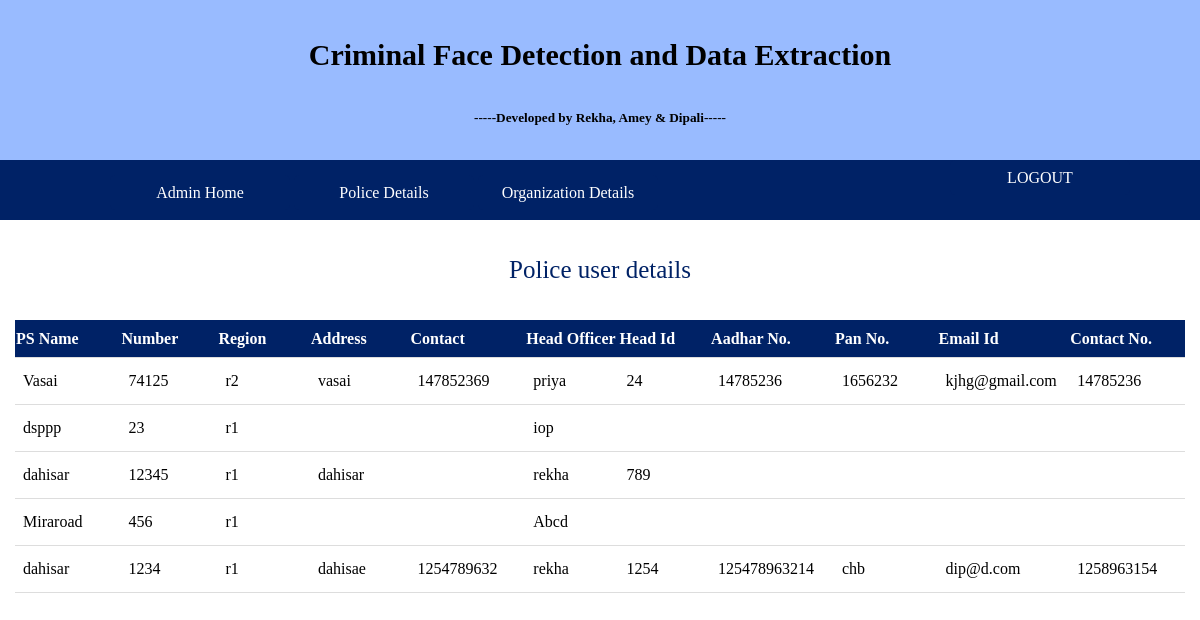
Page /admin_user2det on the earlier database version.
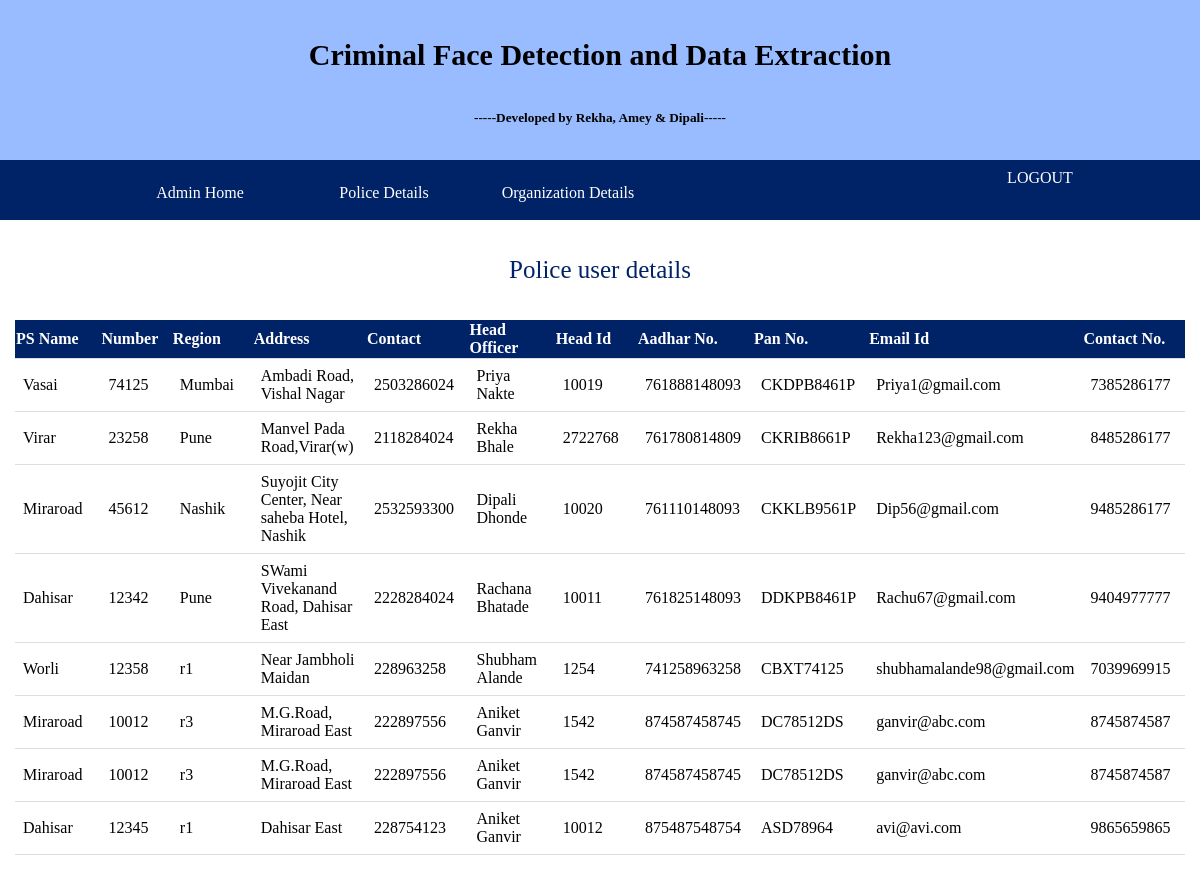
Same page on the later database version.
### tables this page shows
CREATE TABLE "police_reg" (
	`name_of_police_stn`	TEXT,
	`police_stn_no`	INTEGER,
	`region1`	TEXT,
	`address_ps`	TEXT,
	`ps_phone1`	INTEGER,
	`head_officer`	TEXT,
	`head_id`	INTEGER,
	`head_aadhar`	INTEGER,
	`head_pan`	INTEGER,
	`head_email`	TEXT,
	`head_mob_no`	NUMERIC,
	`head_user_id1`	TEXT,
	`head_pass1`	BLOB,
	`head_pass21`	TEXT,
	`usertype`	TEXT DEFAULT 'police',
	`status`	INTEGER DEFAULT 'false'
);

### app.py (the view)
@app.route('/admin_user2det')
def show():
    con = sqlite3.connect("database.db")
    con.row_factory = sqlite3.Row
    cur = con.cursor()
    cur.execute("select * from police_reg")
    rows = cur.fetchall();
    return render_template("admin_user2det.html", rows=rows)

### templates/admin_user2det.html (shortened to what this page needs)
{% extends 'layout.html' %}
{% block content %}
   <br><br>
   <p>Police user details</p>
   <br><br>
      <table>
         <thead>
            <th>PS Name</th>
            <th>Number</th>
            <th>Region</th>
            <th>Address</th>
            <th>Contact</th>
            <th>Head Officer</th>
            <th>Head Id</th>
            <th>Aadhar No.</th>
            <th>Pan No.</th>
            <th>Email Id</th>
            <th>Contact No.</th>
         </thead>
         {% for row in rows %}
            <tr>
               <td>{{row["name_of_police_stn"]}}</td>
               <td>{{row["police_stn_no"]}}</td>
               <td> {{ row["region1"]}}</td>
               <td>{{row['address_ps']}}</td>
                <td>{{row["ps_phone1"]}}</td>
               <td>{{row["head_officer"]}}</td>
               <td> {{ row["head_id"]}}</td>
               <td>{{row['head_aadhar']}}</td>
                <td>{{row["head_pan"]}}</td>
               <td>{{row["head_email"]}}</td>
               <td> {{ row["head_mob_no"]}}</td>
            </tr>
         {% endfor %}
      </table>
   <br><br><br><br>
{% endblock %}

### templates/layout.html (shortened to what this page needs)
<!DOCTYPE html>
	<div class="d1">
		<h1>Criminal Face Detection and Data Extraction</h1>
		<h5>-----Developed by Rekha, Amey & Dipali-----</h5>
	</div>
	<div class="d2">
		<ul >
			<li><a href="/admin_home">Admin Home</a></li>
			<li><a href="/admin_user2det">Police Details</a></li>
			<li><a href="/admin_user3det">Organization Details</a></li>
			<li style="float:right; margin-right:70px;"><a href="/logout">LOGOUT</a> </li>
		</ul>
	</div>
<section>
     {% block content %}{% endblock %}
</section>

### templates/layout.html (style rules this page uses)
* { margin:0; }
.d1 { width:100%; height:160px; background-color:#99bbff; color:black; }
h1 { text-align:center; line-height:110px; font-size:30px; text-decoration:bold; }
h5 { text-align:center; }
.d2 { width:100%; height:60px; background-color:#002266; color:white; line-height:65px; }
ul { margin-left:70px; display:block; }
ul li { display:inline-block; width:180px; text-align:center; }
ul li a { display:block; color:white; text-decoration:none; }

### templates/admin_user2det.html (style rules this page uses)
p { text-align:center; font-size:25px; color:#002266; }
table { border-collapse: collapse; margin-left:15px; margin-right:15px; }
tr, td { border-bottom: 1px solid #ddd; text-align: left; padding: 8px; width:120px; }
td { height:30px; }
th { width:120px; background-color: #002266; color: white; height:35px; text-decoration:bold; }
a { display:block; color:white; text-decoration:none; height:35px; line-height:35px; border-radius:5px; text-align:center; background-color: #002266; }

Differences in the rows shown:
removed police_reg: name_of_police_stn "dahisar", police_stn_no "12345", region1 "r1", address_ps "dahisar", head_officer "rekha", head_id "789"
changed police_reg "Vasai": region1 "r2" → "Mumbai"; address_ps "vasai" → "Ambadi Road, Vishal Nagar"; ps_phone1 "147852369" → "2503286024"; head_officer "priya" → "Priya Nakte"; head_id "24" → "10019"; head_aadhar "14785236" → "761888148093"; head_pan "1656232" → "CKDPB8461P"; head_email "kjhg@gmail.com" → "Priya1@gmail.com"; head_mob_no "14785236" → "7385286177"
changed police_reg: name_of_police_stn "dsppp" → "Virar"; police_stn_no "23" → "23258"; region1 "r1" → "Pune"; address_ps (not shown) → "Manvel Pada Road,Virar(w)"; ps_phone1 (not shown) → "2118284024"; head_officer "iop" → "Rekha Bhale"; head_id (not shown) → "2722768"; head_aadhar (not shown) → "761780814809"; head_pan (not shown) → "CKRIB8661P"; head_email (not shown) → "Rekha123@gmail.com"; head_mob_no (not shown) → "8485286177"
changed police_reg: police_stn_no "456" → "45612"; region1 "r1" → "Nashik"; address_ps (not shown) → "Suyojit City Center, Near saheba Hotel, Nashik"; ps_phone1 (not shown) → "2532593300"; head_officer "Abcd" → "Dipali Dhonde"; head_id (not shown) → "10020"; head_aadhar (not shown) → "761110148093"; head_pan (not shown) → "CKKLB9561P"; head_email (not shown) → "Dip56@gmail.com"; head_mob_no (not shown) → "9485286177"
changed police_reg: name_of_police_stn "dahisar" → "Dahisar"; police_stn_no "1234" → "12342"; region1 "r1" → "Pune"; address_ps "dahisae" → "SWami Vivekanand Road, Dahisar East"; ps_phone1 "1254789632" → "2228284024"; head_officer "rekha" → "Rachana Bhatade"; head_id "1254" → "10011"; head_aadhar "125478963214" → "761825148093"; head_pan "chb" → "DDKPB8461P"; head_email "dip@d.com" → "Rachu67@gmail.com"; head_mob_no "1258963154" → "9404977777"
added police_reg: name_of_police_stn "Worli", police_stn_no "12358", region1 "r1", address_ps "Near Jambholi Maidan", ps_phone1 "228963258", head_officer "Shubham Alande", head_id "1254", head_aadhar "741258963258", head_pan "CBXT74125", head_email "shubhamalande98@gmail.com", head_mob_no "7039969915"
added police_reg: name_of_police_stn "Miraroad", police_stn_no "10012", region1 "r3", address_ps "M.G.Road, Miraroad East", ps_phone1 "222897556", head_officer "Aniket Ganvir", head_id "1542", head_aadhar "874587458745", head_pan "DC78512DS", head_email "ganvir@abc.com", head_mob_no "8745874587"
added police_reg: name_of_police_stn "Miraroad", police_stn_no "10012", region1 "r3", address_ps "M.G.Road, Miraroad East", ps_phone1 "222897556", head_officer "Aniket Ganvir", head_id "1542", head_aadhar "874587458745", head_pan "DC78512DS", head_email "ganvir@abc.com", head_mob_no "8745874587"
added police_reg: name_of_police_stn "Dahisar", police_stn_no "12345", region1 "r1", address_ps "Dahisar East", ps_phone1 "228754123", head_officer "Aniket Ganvir", head_id "10012", head_aadhar "875487548754", head_pan "ASD78964", head_email "avi@avi.com", head_mob_no "9865659865"
